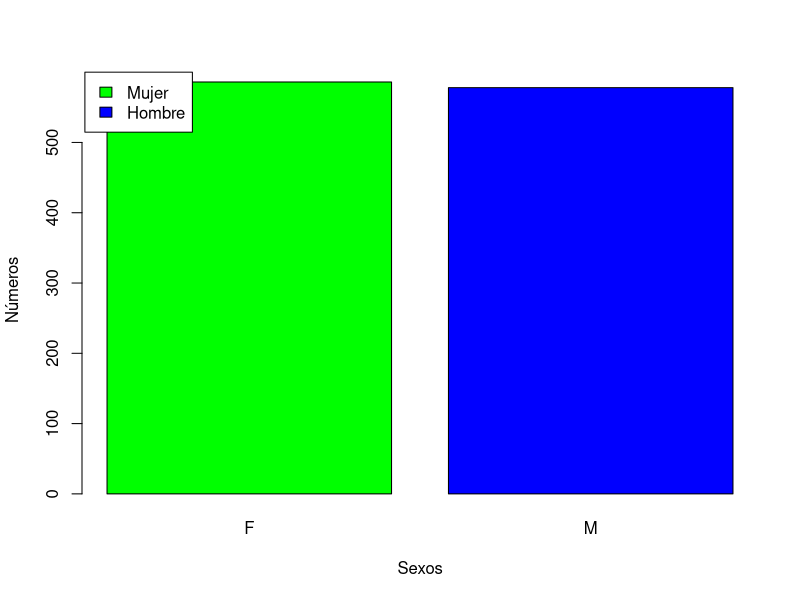
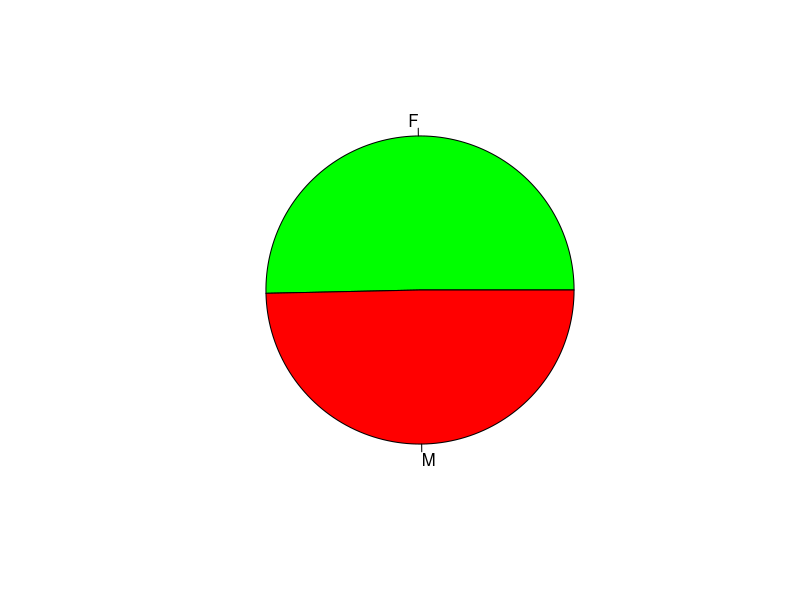

These figures' R source, in order:
# cargando los valores del fichero resultado
calificaciones = read.csv("resultado.csv",header=FALSE,dec=",")
head(calificaciones)

# cambio de nombre
names(calificaciones)=c("Notas","Sexo")

# ¿cuántos opositores?
dim(calificaciones)[1]
str(calificaciones)

# Nota más baja
min(calificaciones$Notas)
# Nota más alta
max(calificaciones$Notas)

# Filas en las que están los ceros
which(calificaciones$Notas==0)
calificaciones$Sexo[which(calificaciones$Notas==0)] # sexos de esa personas

# Notas máximas
which(calificaciones$Notas==9.98)
calificaciones$Sexo[which(calificaciones$Notas==9.98)] # sexos de esa personas

calificaciones$Sexo[which(calificaciones$Notas==max(calificaciones$Notas))] # sexos de esa personas

# ¿Cuántos han aprobado?
length(which(calificaciones$Notas>=5))
length(which(calificaciones$Notas>=5 & calificaciones$Sexo=="F"))
length(which(calificaciones$Notas>=5 & calificaciones$Sexo=="M"))

#Tabla de calificaciones absolutas
t1 = table(calificaciones$Sexo)
t1["F"]

prop.table(t1)

# Calificaciones de los 23 primeros
calOrdenadas=calificaciones[order(calificaciones$Notas,decreasing = TRUE),]
mejores=calOrdenadas[1:23,]
min(mejores$Notas)

# Mujeres que han aprobado
t2=table(mejores$Sexo)
t2
prop.table(t2)

# Gráficas
barplot(table(calificaciones$Sexo),col=c("green","blue"),
        legend.text = c("Mujer","Hombre"),
        args.legend = list(x=0.5,y=600,cex=1),
        xlab="Sexos",ylab="Números")
pie(table(calificaciones$Sexo),col=c("green","red"))
